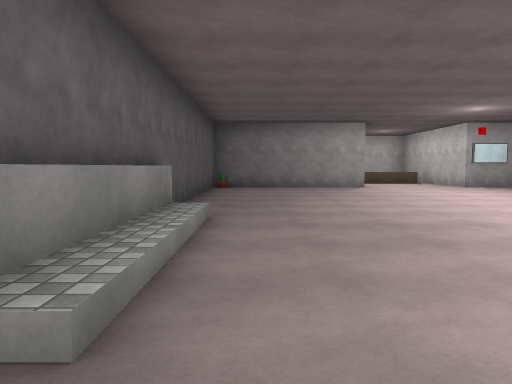
[1] (above)

14 first-person views from a walk through a scene from a Unity 3-D project. The camera is 1.3 m above the floor, tilts 4° down and sees 70° across. Doors are open. The floor is counted in squares, 2 m on a side. Each view is taken from the middle of a square. On the plan, view 1 faces up. The plan holds only what a view shows up to about 11 squares ahead; the rest is blank. The player is left out. Surface patterns are stand-ins for the level's own textures.

[2]
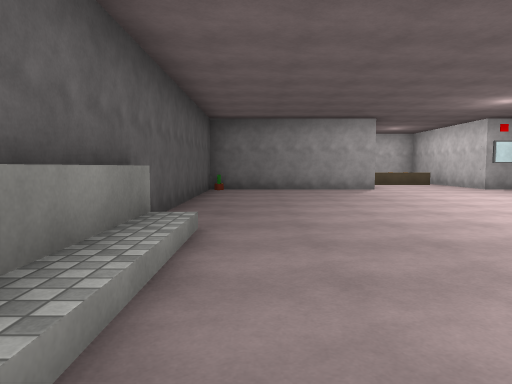

[3]
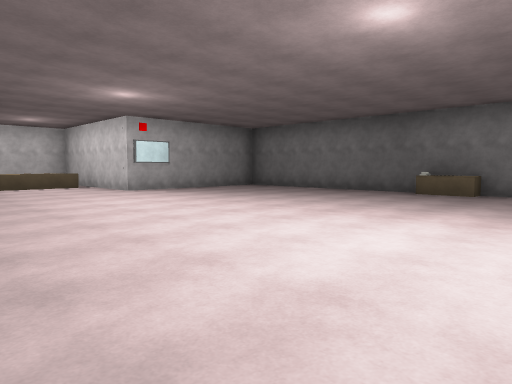

[4]
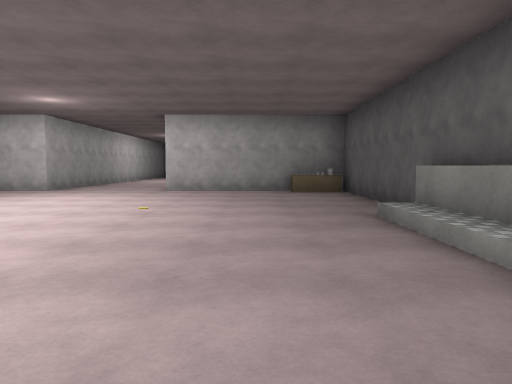

[5]
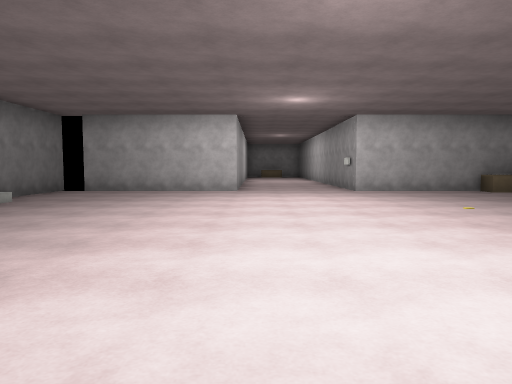

[6]
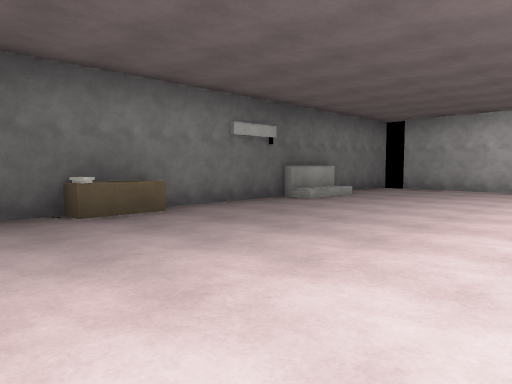

[7]
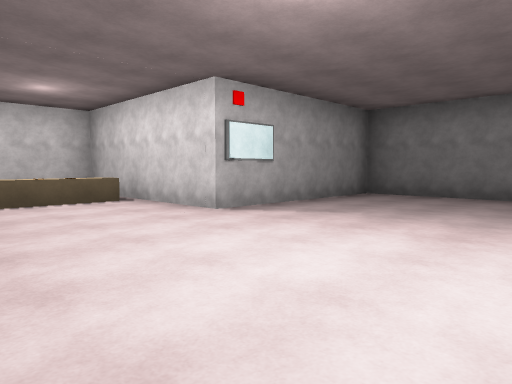

[8]
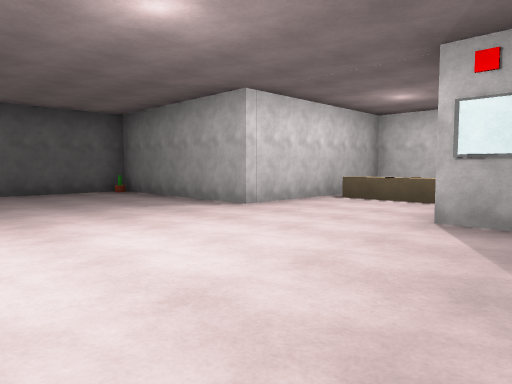

[9]
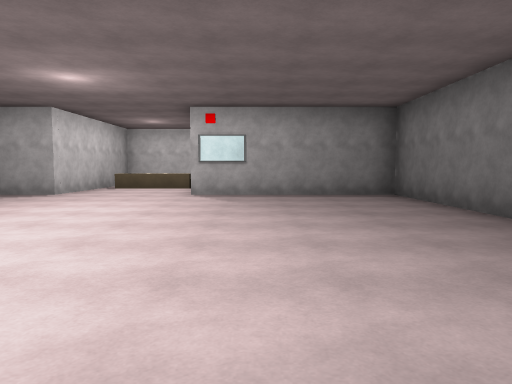

[10]
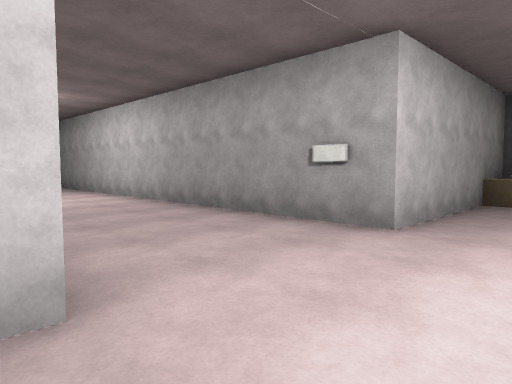

[11]
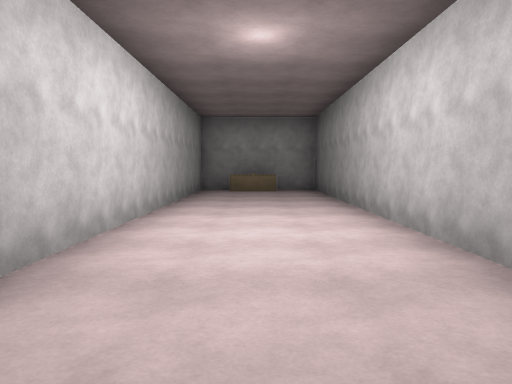

[12]
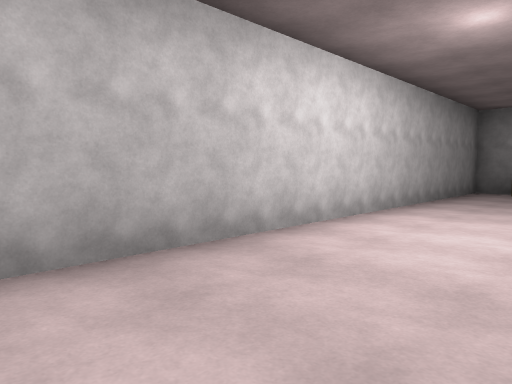

[13]
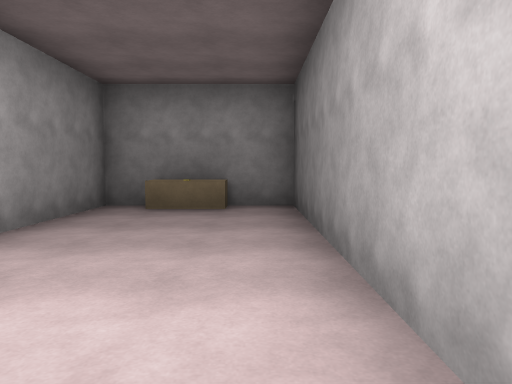

[14]
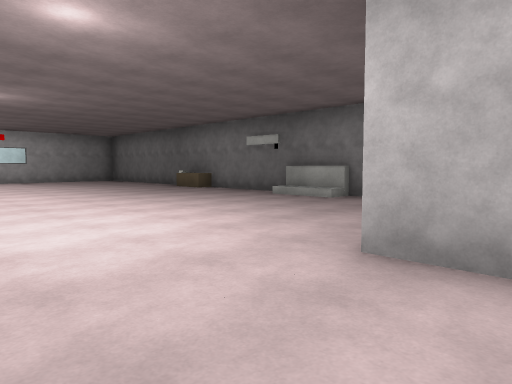

### Floor plan
Points are (right, up) in squares from view 1. A wall is a line through its corners. A room is listed if a view was taken in it or the views show most of it. See-through windows are left out.
Room 1 (views 1, 2, 3, 4, 5, 6, 7, 8, 9, 10)
walls: (3.4, 11.4) (-1.3, 11.4) (-1.3, -3.6) (3.4, -3.6); (6.5, -3.6) (10.6, -3.6); (11.2, -5.1) (11.2, 11.4) (6.5, 11.4)
low walls: (-0.6, 4.5) (-0.6, 1.5); (-1.1, 4.5) (-1.1, 1.5)
ways out: open door at (5, -4) to room 2; open door at (5, 11.5) to room 3; open door at (11, -4)
objects: block (-1, -3) to (0, -3); other object (10, 5); other object (11, 0); block (11, 5)
Room 2 (views 11, 12, 13, 14)
walls: (3.4, -3.6) (3.4, -16.1) (6.5, -16.1) (6.5, -3.6)
ways out: open door at (5, -4) to room 1
objects: block (5, -16)
Room 3 (no view inside)
walls: (6.5, 11.4) (6.5, 16.2) (3.4, 16.2) (3.4, 11.4)
low walls: (4.6, 13.7) (3.9, 13.7); (6.1, 13.7) (5.4, 13.7)
ways out: open door at (5, 11.5) to room 1
objects: other object (5, 14)

Where each view was taken, in squares from view 1:
view 1: 0 up, 0 right, facing up
view 2: 1 up, 0 right, facing up
view 3: 2 up, 2 right, facing up-right
view 4: 6 up, 1 right, facing down
view 5: 6 up, 6 right, facing down
view 6: 7 up, 6 right, facing down-right
view 7: 7 up, 3 right, facing up-right
view 8: 7 up, 8 right, facing up-left
view 9: 3 up, 8 right, facing up
view 10: 2 down, 7 right, facing down-left
view 11: 6 down, 5 right, facing down
view 12: 6 down, 4 right, facing down-right
view 13: 10 down, 4 right, facing down
view 14: 5 down, 4 right, facing up-right
